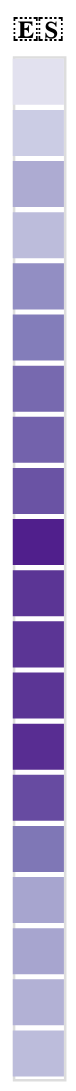

Write notebook code for a chart like this one.
### Code cell
a.properties(padding=5)

### Figure 1 — Vega-Lite specification as saved in the notebook (floating-point values rounded to 4 significant figures)
{"$schema": "https://vega.github.io/schema/vega-lite/v3.4.0.json", "config": {"mark": {"tooltip": null}, "view": {"height": 300, "width": 400}}, "data": {"name": "data-67eb5b0f9cd8f166f707bb8dd17dc224"}, "datasets": {"data-67eb5b0f9cd8f166f707bb8dd17dc224": [{"League": "🇪🇸", "freq": 2, "jensen": 1, "position": 1}, {"League": "🇪🇸", "freq": 7, "jensen": 1, "position": 2}, {"League": "🇪🇸", "freq": 13, "jensen": 1, "position": 3}, {"League": "🇪🇸", "freq": 10, "jensen": 1, "position": 4}, {"League": "🇪🇸", "freq": 18, "jensen": 2, "position": 5}, {"League": "🇪🇸", "freq": 21, "jensen": 2, "position": 6}, {"League": "🇪🇸", "freq": 24, "jensen": 2, "position": 7}, {"League": "🇪🇸", "freq": 25, "jensen": 2, "position": 8}, {"League": "🇪🇸", "freq": 27, "jensen": 3, "position": 9}, {"League": "🇪🇸", "freq": 34, "jensen": 3, "position": 10}, {"League": "🇪🇸", "freq": 31, "jensen": 3, "position": 11}, {"League": "🇪🇸", "freq": 31, "jensen": 3, "position": 12}, {"League": "🇪🇸", "freq": 31, "jensen": 3, "position": 13}, {"League": "🇪🇸", "freq": 32, "jensen": 3, "position": 14}, {"League": "🇪🇸", "freq": 28, "jensen": 3, "position": 15}, {"League": "🇪🇸", "freq": 22, "jensen": 3, "position": 16}, {"League": "🇪🇸", "freq": 14, "jensen": 3, "position": 17}, {"League": "🇪🇸", "freq": 14, "jensen": 4, "position": 18}, {"League": "🇪🇸", "freq": 12, "jensen": 4, "position": 19}, {"League": "🇪🇸", "freq": 10, "jensen": 4, "position": 20}]}, "encoding": {"color": {"field": "freq", "legend": null, "scale": {"scheme": "purples"}, "type": "quantitative"}, "y": {"axis": null, "field": "position", "title": "", "type": "ordinal"}}, "height": 400, "mark": "bar", "padding": 5, "title": "🇪🇸", "width": 20}
